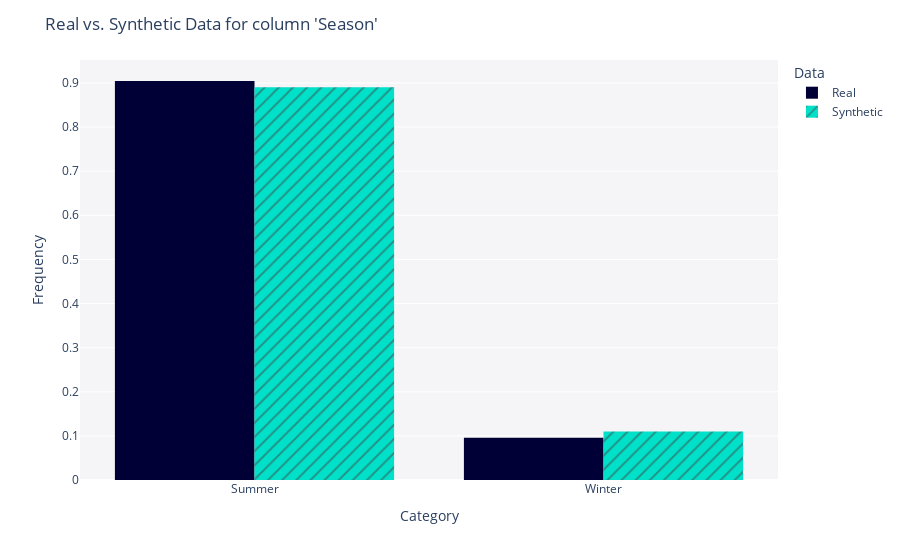

Notebook code cell kept with this figure:
### Code cell
get_column_plot(
    real_data=df_real,
    synthetic_data=df_fake,
    metadata=metadata,
    column_name='Season'
)

### Figure 1 — Plotly figure (JSON) as saved in the notebook; plotly's stock layout.template omitted (floating-point values rounded to 4 significant figures; data arrays with more than 128 entries replaced by an {"elided": "..."} marker saying what was removed)
{"data": [{"alignmentgroup": "True", "bingroup": "x", "histnorm": "probability density", "hovertemplate": "<b>Real</b><br>Frequency: %{y}<extra></extra>", "legendgroup": "Real", "marker": {"color": "#000036", "pattern": {"shape": ""}}, "name": "Real", "offsetgroup": "Real", "orientation": "v", "showlegend": true, "type": "histogram", "x": {"elided": "5000 str values"}, "xaxis": "x", "yaxis": "y"}, {"alignmentgroup": "True", "bingroup": "x", "histnorm": "probability density", "hovertemplate": "<b>Synthetic</b><br>Frequency: %{y}<extra></extra>", "legendgroup": "Synthetic", "marker": {"color": "#01E0C9", "pattern": {"shape": "/"}}, "name": "Synthetic", "offsetgroup": "Synthetic", "orientation": "v", "showlegend": true, "type": "histogram", "x": {"elided": "5000 str values"}, "xaxis": "x", "yaxis": "y"}], "layout": {"barmode": "group", "legend": {"title": {"text": "Data"}, "tracegroupgap": 0}, "margin": {"t": 60}, "plot_bgcolor": "#F5F5F8", "title": {"text": "Real vs. Synthetic Data for column 'Season'"}, "xaxis": {"anchor": "y", "domain": [0, 1], "title": {"text": "Category"}}, "yaxis": {"anchor": "x", "domain": [0, 1], "title": {"text": "Frequency"}}}}
